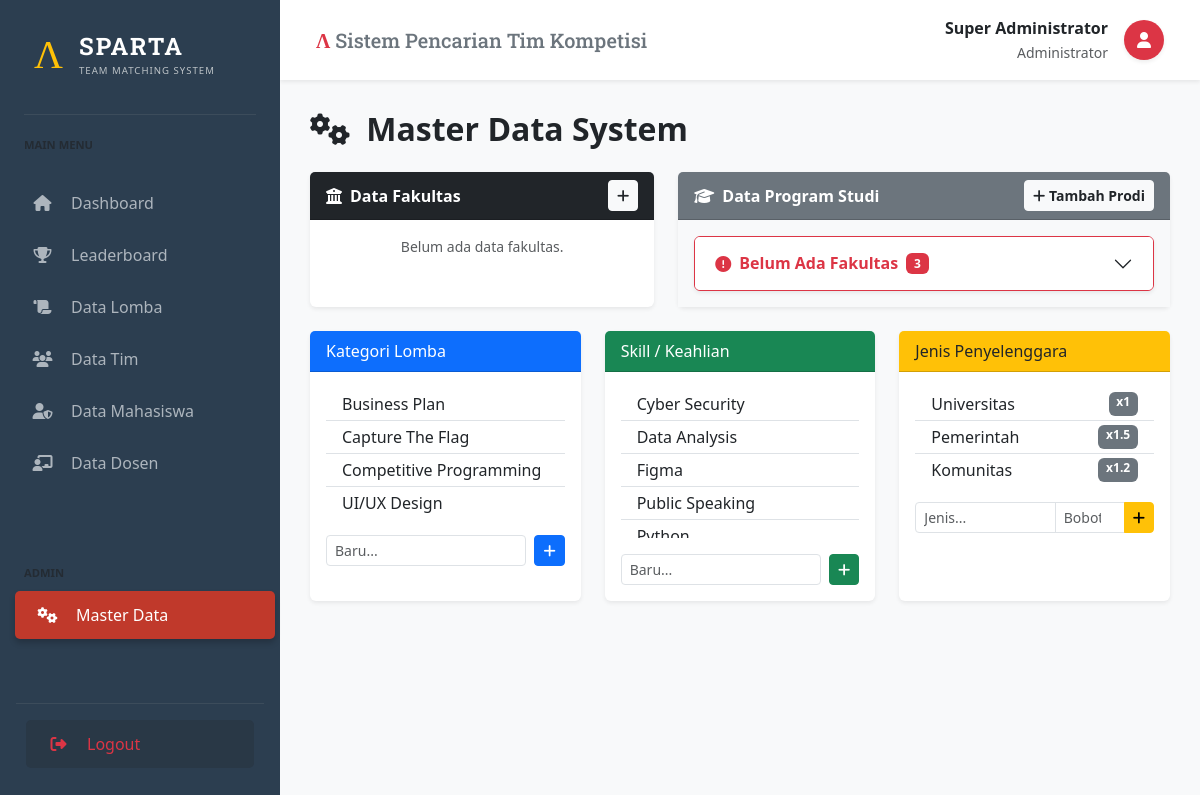
/index.php?page=master (signed in), run on an earlier commit of the app's database.
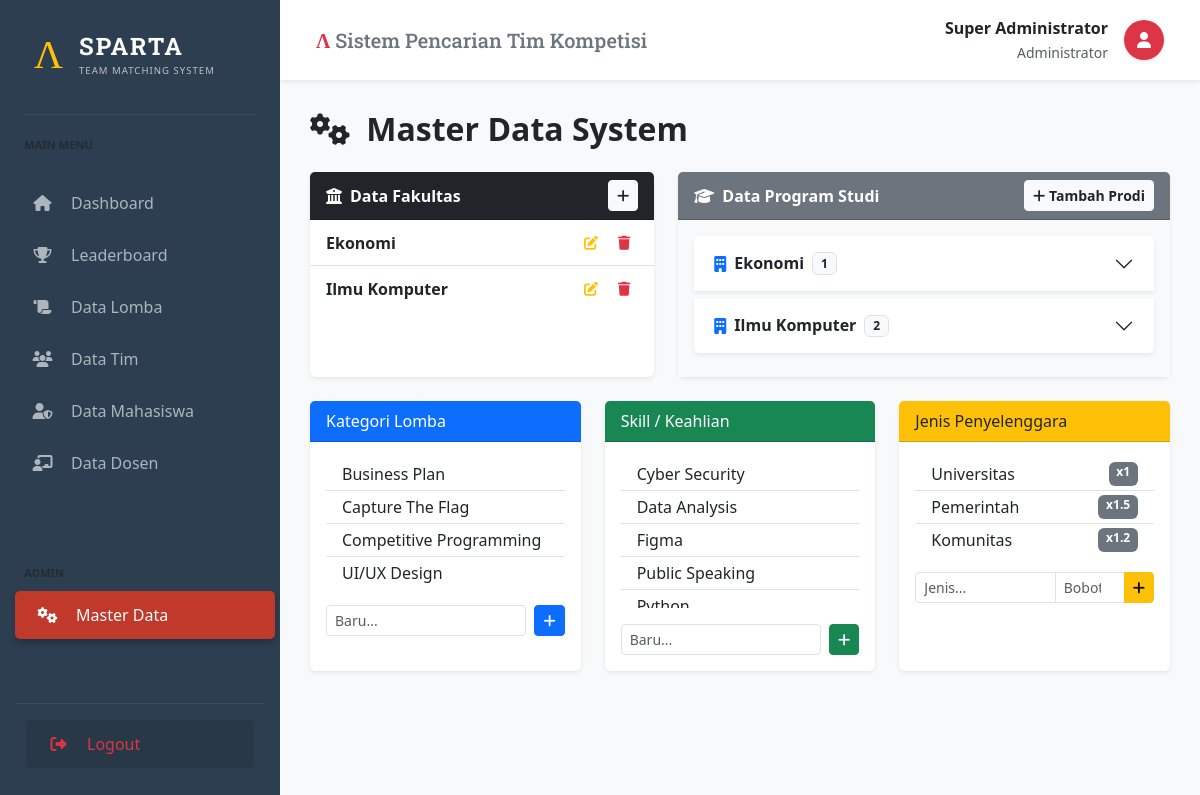
And on a later commit of the database.
### tables this page shows
CREATE TABLE Kategori_Lomba (
    ID_Kategori INT AUTO_INCREMENT PRIMARY KEY,
    Nama_Kategori VARCHAR(100) NOT NULL
);

CREATE TABLE Keahlian (
    ID_Keahlian INT AUTO_INCREMENT PRIMARY KEY,
    Nama_Keahlian VARCHAR(100) NOT NULL
);

CREATE TABLE Jenis_Penyelenggara (
    ID_Jenis INT AUTO_INCREMENT PRIMARY KEY,
    Nama_Jenis VARCHAR(100) NOT NULL,
    Bobot_Poin FLOAT DEFAULT 1.0
);

CREATE TABLE Fakultas (
    ID_Fakultas INT AUTO_INCREMENT PRIMARY KEY,
    Nama_Fakultas VARCHAR(100) NOT NULL
);

### src/pages/master.php (the view, shortened to what this page needs)
<?php
$fakultasList = $pdo->query("SELECT * FROM Fakultas ORDER BY Nama_Fakultas ASC")->fetchAll();
$prodiList = $pdo->query("SELECT p.*, f.Nama_Fakultas FROM Prodi p LEFT JOIN Fakultas f ON p.ID_Fakultas = f.ID_Fakultas ORDER BY p.Nama_Prodi ASC")->fetchAll();
$kategoris = $pdo->query("SELECT * FROM Kategori_Lomba ORDER BY Nama_Kategori ASC")->fetchAll();
$keahlians = $pdo->query("SELECT * FROM Keahlian ORDER BY Nama_Keahlian ASC")->fetchAll();
$penyelenggaras = $pdo->query("SELECT * FROM Jenis_Penyelenggara")->fetchAll();
$prodiGrouped = [];
foreach ($prodiList as $p) {
    $fId = $p['ID_Fakultas'] ?? 0;
    $prodiGrouped[$fId][] = $p;
}
?>
<h2 class="mb-4 fw-bold text-dark"><i class="fas fa-cogs me-2"></i> Master Data System</h2>
<div class="row mb-4">
    <div class="col-md-5">
        <div class="card shadow-sm h-100 border-0">
            <div class="card-header bg-dark text-white fw-bold d-flex justify-content-between align-items-center">
                <span><i class="fas fa-university me-2"></i>Data Fakultas</span>
                <button class="btn btn-sm btn-light text-dark fw-bold" data-bs-toggle="modal" data-bs-target="#addFakultasModal"><i class="fas fa-plus"></i></button>
            </div>
            <div class="card-body p-0">
                <ul class="list-group list-group-flush">
                    <?php foreach($fakultasList as $f): ?>
                        <li class="list-group-item d-flex justify-content-between align-items-center">
                            <span class="fw-bold"><?= htmlspecialchars($f['Nama_Fakultas']) ?></span>
                            <div>
                                <button class="btn btn-sm btn-outline-warning border-0"
                                        onclick="editFakultas(<?= $f['ID_Fakultas'] ?>, '<?= addslashes($f['Nama_Fakultas']) ?>')">
                                    <i class="fas fa-edit"></i>
                                </button>
                                <form method="POST" class="d-inline" onsubmit="return confirm('Hapus Fakultas ini? Prodi didalamnya akan kehilangan induk fakultas.')">
                                    <button class="btn btn-sm btn-outline-danger border-0"><i class="fas fa-trash"></i></button>
                                </form>
                            </div>
                        </li>
                    <?php endforeach; ?>
                </ul>
                <?php if(empty($fakultasList)): ?>
                    <div class="p-3 text-muted text-center small">Belum ada data fakultas.</div>
                <?php endif; ?>
            </div>
        </div>
    </div>
    <div class="col-md-7">
        <div class="card shadow-sm h-100 border-0">
            <div class="card-header bg-secondary text-white fw-bold d-flex justify-content-between align-items-center">
                <span><i class="fas fa-graduation-cap me-2"></i>Data Program Studi</span>
                <button class="btn btn-sm btn-light text-dark fw-bold" data-bs-toggle="modal" data-bs-target="#addProdiModal"><i class="fas fa-plus"></i> Tambah Prodi</button>
            </div>
            <div class="card-body p-3 bg-light">
                <div class="accordion" id="accordionProdi">
                    <?php foreach($fakultasList as $f): ?>
                    <div class="accordion-item shadow-sm mb-2 border-0">
                        <h2 class="accordion-header">
                            <button class="accordion-button collapsed fw-bold text-dark" type="button" data-bs-toggle="collapse" data-bs-target="#collapse<?= $f['ID_Fakultas'] ?>">
                                <i class="fas fa-building me-2 text-primary"></i> <?= $f['Nama_Fakultas'] ?>
                                <span class="badge bg-light text-dark border ms-2"><?= isset($prodiGrouped[$f['ID_Fakultas']]) ? count($prodiGrouped[$f['ID_Fakultas']]) : 0 ?></span>
                            </button>
                        </h2>
                    </div>
                    <?php endforeach; ?>
                    <?php if(isset($prodiGrouped[0])): ?>
                    <div class="accordion-item shadow-sm border-danger">
                        <h2 class="accordion-header">
                            <button class="accordion-button collapsed fw-bold text-danger" type="button" data-bs-toggle="collapse" data-bs-target="#collapseUnassigned">
                                <i class="fas fa-exclamation-circle me-2"></i> Belum Ada Fakultas
                                <span class="badge bg-danger ms-2"><?= count($prodiGrouped[0]) ?></span>
                            </button>
                        </h2>
                    </div>
                    <?php endif; ?>
                </div>
                </div>
        </div>
    </div>
</div>
<div class="row">
    <div class="col-md-4 mb-4">
        <div class="card h-100 shadow-sm border-0">
            <div class="card-header bg-primary text-white">Kategori Lomba</div>
            <div class="card-body">
                <ul class="list-group list-group-flush mb-3" style="max-height: 150px; overflow-y:auto;">
                    <?php foreach($kategoris as $k): ?>
                        <li class="list-group-item py-1"><?= $k['Nama_Kategori'] ?></li>
                    <?php endforeach; ?>
                </ul>
                <form method="POST" class="d-flex">
                    <input type="text" name="nama" class="form-control form-control-sm me-2" placeholder="Baru..." required>
                    <button class="btn btn-sm btn-primary"><i class="fas fa-plus"></i></button>
                </form>
            </div>
        </div>
    </div>
    <div class="col-md-4 mb-4">
        <div class="card h-100 shadow-sm border-0">
            <div class="card-header bg-success text-white">Skill / Keahlian</div>
            <div class="card-body">
                <ul class="list-group list-group-flush mb-3" style="max-height: 150px; overflow-y:auto;">
                    <?php foreach($keahlians as $k): ?>
                        <li class="list-group-item py-1"><?= $k['Nama_Keahlian'] ?></li>
                    <?php endforeach; ?>
                </ul>
                <form method="POST" class="d-flex">
                    <input type="text" name="nama" class="form-control form-control-sm me-2" placeholder="Baru..." required>
                    <button class="btn btn-sm btn-success"><i class="fas fa-plus"></i></button>
                </form>
            </div>
        </div>
    </div>
    <div class="col-md-4 mb-4">
        <div class="card h-100 shadow-sm border-0">
            <div class="card-header bg-warning text-dark">Jenis Penyelenggara</div>
            <div class="card-body">
                <ul class="list-group list-group-flush mb-3" style="max-height: 150px; overflow-y:auto;">
                    <?php foreach($penyelenggaras as $p): ?>
                        <li class="list-group-item py-1 d-flex justify-content-between">
                            <span><?= $p['Nama_Jenis'] ?></span>
                            <span class="badge bg-secondary">x<?= $p['Bobot_Poin'] ?></span>
                        </li>
                    <?php endforeach; ?>
                </ul>
                <form method="POST">
                    <div class="input-group input-group-sm">
                        <input type="text" name="nama" class="form-control" placeholder="Jenis..." required>
                        <input type="number" step="0.1" name="bobot" class="form-control" placeholder="Bobot" style="max-width: 70px;" required>
                        <button class="btn btn-warning"><i class="fas fa-plus"></i></button>
                    </div>
                </form>
            </div>
        </div>
    </div>
</div>

### src/index.php (shortened to what this page needs)
<?php
$page = isset($_GET['page']) ? $_GET['page'] : 'dashboard';
$namaUser = $_SESSION['nama'] ?? 'Admin';
?>
<!DOCTYPE html>
<html lang="id">
<head>
    <link href="https://cdn.jsdelivr.net/npm/bootstrap@5.3.0/dist/css/bootstrap.min.css" rel="stylesheet">
    <link rel="stylesheet" href="https://cdnjs.cloudflare.com/ajax/libs/font-awesome/6.4.0/css/all.min.css">
</head>
<body>
    <div class="d-flex">
        <div class="sidebar d-flex flex-column flex-shrink-0 py-3" style="width: 280px;">
            <a href="/" class="d-flex align-items-center mb-4 text-white text-decoration-none px-4">
                <span class="sparta-logo text-warning me-3">&Lambda;</span>
                <div class="d-flex flex-column">
                    <span class="fs-4 fw-bold" style="font-family: 'Roboto Slab', serif; letter-spacing: 2px;">SPARTA</span>
                    <small style="font-size: 0.6rem; color: #bdc3c7; letter-spacing: 1px;">TEAM MATCHING SYSTEM</small>
                </div>
            </a>
            <div class="px-4 mb-4"><hr class="border-secondary mt-0 mb-3"><small class="text-muted text-uppercase fw-bold" style="font-size: 0.7rem;">Main Menu</small></div>
            <ul class="nav nav-pills flex-column mb-auto gap-1">
                <li class="nav-item"><a href="?page=dashboard" class="<?= $page == 'dashboard' ? 'active' : '' ?>"><i class="fas fa-home me-3 text-center" style="width: 25px;"></i> Dashboard</a></li>
                <li class="nav-item"><a href="?page=ranking" class="<?= $page == 'ranking' || $page == 'profile' ? 'active' : '' ?>"><i class="fas fa-trophy me-3 text-center" style="width: 25px;"></i> Leaderboard</a></li>
                <li class="nav-item"><a href="?page=lomba" class="<?= $page == 'lomba' || $page == 'lomba_detail' ? 'active' : '' ?>"><i class="fas fa-scroll me-3 text-center" style="width: 25px;"></i> Data Lomba</a></li>
                <li class="nav-item"><a href="?page=tim" class="<?= $page == 'tim' ? 'active' : '' ?>"><i class="fas fa-users me-3 text-center" style="width: 25px;"></i> Data Tim</a></li>
                <li class="nav-item"><a href="?page=mahasiswa" class="<?= $page == 'mahasiswa' ? 'active' : '' ?>"><i class="fas fa-user-shield me-3 text-center" style="width: 25px;"></i> Data Mahasiswa</a></li>
                <li class="nav-item"><a href="?page=dosen" class="<?= $page == 'dosen' ? 'active' : '' ?>"><i class="fas fa-chalkboard-teacher me-3 text-center" style="width: 25px;"></i> Data Dosen</a></li>
            </ul>
            <div class="px-4 mt-4 mb-2"><small class="text-muted text-uppercase fw-bold" style="font-size: 0.7rem;">Admin</small></div>
            <ul class="nav nav-pills flex-column gap-1">
                 <li class="nav-item"><a href="?page=master" class="<?= $page == 'master' ? 'active' : '' ?>"><i class="fas fa-cogs me-3 text-center" style="width: 25px;"></i> Master Data</a></li>
            </ul>
            <div class="mt-auto px-3">
                <hr class="border-secondary">
                <a href="logout.php" class="text-danger bg-dark bg-opacity-25 mb-3"><i class="fas fa-sign-out-alt me-3 text-center" style="width: 25px;"></i> Logout</a>
            </div>
        </div>
        <div class="w-100 bg-light" style="height: 100vh; overflow-y: auto;">
            <nav class="navbar navbar-expand-lg navbar-white bg-white shadow-sm px-4 py-3 sticky-top">
                <div class="container-fluid">
                    <h5 class="mb-0 text-secondary" style="font-family: 'Roboto Slab', serif;"><span class="text-danger fw-bold">&Lambda;</span> Sistem Pencarian Tim Kompetisi</h5>
                    <div class="d-flex align-items-center">
                        <div class="me-3 text-end"><div class="fw-bold text-dark"><?= htmlspecialchars($namaUser) ?></div><small class="text-muted">Administrator</small></div>
                        <div class="rounded-circle bg-danger text-white d-flex align-items-center justify-content-center shadow-sm" style="width: 40px; height: 40px;"><i class="fas fa-user"></i></div>
                    </div>
                </div>
            </nav>
            <div class="content">
                <?php
                $filename = "pages/$page.php";
                if (file_exists($filename)) {
                    include $filename;
                } else {
                    echo "<div class='alert alert-danger shadow-sm'>Halaman tidak ditemukan!</div>";
                }
                ?>
            </div>
        </div>
    </div>
</body>
</html>

### src/index.php (style rules this page uses)
.sidebar { min-height: 100vh; background-color: #2c3e50; color: white; transition: all 0.3s; }
.sparta-logo { font-family: 'Roboto Slab', serif; font-size: 2.5rem; line-height: 1; }
.sidebar a { color: #adb5bd; text-decoration: none; padding: 12px 20px; display: flex; align-items: center; transition: 0.2s; border-radius: 5px; margin: 0 10px; white-space: nowrap; }
.sidebar a:hover, .sidebar a.active { background-color: #34495e; color: #fff; transform: translateX(5px); }
.sidebar a.active { background-color: #c0392b; box-shadow: 0 4px 6px rgba(0,0,0,0.2); }
.content { padding: 30px; animation: fadeIn 0.5s ease-in-out; }

What changed in the data, as far as the page shows it:
added fakultas: Nama_Fakultas "Ekonomi", ID_Fakultas "1"
added fakultas: Nama_Fakultas "Ilmu Komputer", ID_Fakultas "2"
Also different on the page:
count($prodiGrouped[0]): "3" → (not shown)
text no longer shown: "Belum ada data fakultas. Belum Ada Fakultas"
